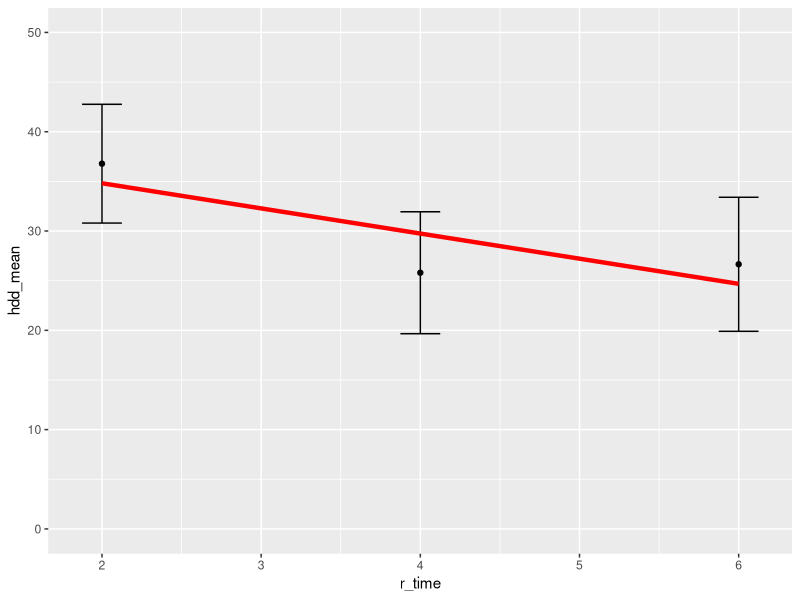

R code for this plot:
## ---- chunk 1
#| message: false
#| warning: false

library(tidyverse)
library(lme4)
## ---- chunk 2
d_long <- read_csv("repeated_measures.csv", col_types = cols()) |> 
  filter(dyad == "Patient") |> 
  select(-dyad) |> 
  filter(time > 0) |> 
  glimpse()

d_long |> print(n = 10)
## ---- chunk 3
d_wide <- d_long |> 
  select(study_id, arm, time, hdd) |> 
  pivot_wider(names_from = time, values_from = hdd) |> 
  rename(time1 = `1`,
         time2 = `2`, 
         time3 = `3`) |> 
  glimpse()

d_wide |> print(n = 10)
## ---- chunk 4
(helmert2 = matrix(c(-.5, .5), ncol = 1, dimnames = list(c("time1", "time2"), c("t2v1"))))
(helmert3 = matrix(c(-2/3, 1/3, 1/3, 0, -.5, .5), ncol = 2, dimnames = list(c("time1", "time2", "time3"), c("t32v1", "t3v2"))))
## ---- chunk 5
d2_long <- d_long |> 
  filter(time < 3) |> 
  glimpse()

d2_wide <- d_wide |> 
  select(-time3) |> 
  glimpse()
## ---- chunk 6

d_wide |> 
  mutate(diff = time2 - time1) |> 
  lm(diff ~ 1, data = _) |> 
  summary()
## ---- chunk 7
d_wide |> 
  mutate(ave = (time2 + time1) / 2) |> 
  lm(ave ~ 1, data = _) |> 
  summary()
## ---- chunk 8
d2_long <- d2_long |> 
  mutate(time_2v1 = if_else(time == 1, -.5, .5)) |>
  glimpse()

d2_long |> print(n = 10)
## ---- chunk 9
m2a <- d2_long |> 
  lmer(hdd ~ time_2v1 + (1 | study_id), data = _)

m2a

m2a |> 
  car::Anova(type = 3, test = "F")
## ---- chunk 10
d2_long <- d2_long |> 
  mutate(time = factor(time, labels = c("time1", "time2")))
## ---- chunk 11
contrasts(d2_long$time)
contrasts(d2_long$time) <- helmert2
contrasts(d2_long$time)
## ---- chunk 12
m2b <- d2_long |> 
  lmer(hdd ~ time + (1 | study_id), data = _)

m2b

m2b |> 
  car::Anova(type = 3, test = "F")
## ---- chunk 13
d_long <- d_long |> 
  mutate(time = factor(time, labels = c("time1", "time2", "time3")))

contrasts(d_long$time)
contrasts(d_long$time) <- helmert3
contrasts(d_long$time)
## ---- chunk 14
m_afex <- d_long |> 
  afex::aov_car(hdd ~ time + Error(study_id/time), data = _)

summary(m_afex)
## ---- chunk 15
anova(m_afex, correction = "none")
anova(m_afex, correction = "GG")
anova(m_afex, correction = "HF")
## ---- chunk 16
(means <- emmeans::emmeans(m_afex, ~ time))
emmeans::contrast(means, list(t32v1 = c(-1, .5, .5), t3v2 = c(0,-1,1))) 
## ---- chunk 17
d_wide |> 
  mutate(diff_23v1 = (time2 + time3) / 2 - time1) |> 
  lm(diff_23v1 ~ 1, data = _) |> 
  summary()

d_wide |>
  mutate(diff_3v2 = time3 - time2) |> 
  lm(diff_3v2 ~ 1, data = _) |> 
  summary()
## ---- chunk 18
d_wide |> 
  mutate(ave = (time1 + time2 + time3) / 3) |> 
  lm(ave ~ 1, data = _) |> 
  summary()
## ---- chunk 19
m3a<- d_long |> 
  lmer(hdd ~ time + (1 | study_id), data = _)

m3a

m3a |> car::Anova(type = 3, test = "F")
## ---- chunk 20
d_long <- d_long |> 
  mutate(time_32v1 = case_match(time,
                                "time1" ~ -2/3,
                                c("time2", "time3") ~ 1/3),
         time_3v2 = case_match(time, 
                               "time1" ~ 0,
                               "time2" ~ -.5,
                               "time3" ~ .5))

d_long |> print(n = 10)
## ---- chunk 21
m3b <- d_long |> 
  lme4::lmer(hdd ~ time_32v1 + time_3v2 + (1 | study_id), data = _)

m3b

m3b |> 
  car::Anova(type = 3, test = "F")
## ---- chunk 22
d_long <- d_long |> 
  mutate(r_time = as.numeric(time) * 2,  # for 2, 4, and 6 months
         c_time = r_time - 2) |> 
  glimpse()
## ---- chunk 23
m_raw <- d_long |> 
  lmer(hdd ~ r_time + (1 + r_time | study_id), data = _)

m_raw

m_raw |> 
  car::Anova(type = 3, test = "F")
## ---- chunk 24
m_center <- d_long |> 
  lmer(hdd ~ c_time + (1 + c_time | study_id), data = _)

m_center

m_center |> 
  car::Anova(type = 3, test = "F")
## ---- chunk 25
d_long <- d_long |> 
  mutate(c_time2 = c_time^2) |> 
  glimpse()
## ---- chunk 26
m_poly <- d_long |> 
  lmer(hdd ~ c_time + c_time2 + (1 | study_id), data = _)

m_poly

m_poly |> 
  car::Anova(type = 3, test = "F")
## ---- chunk 27
# we can add the means from raw data to plot and then superimpose the fitted model
d_plot <- d_long |> 
  group_by(r_time) |> 
  summarize(hdd_mean = mean(hdd), hdd_se = sd(hdd)/ sqrt(length(hdd)))

d_plot <- d_plot |> 
  mutate(hdd_pred = predict(m_raw, newdata = d_plot, re.form = NA)) |> 
  glimpse()

d_plot |> 
  ggplot(aes(x = r_time)) +
    geom_errorbar(aes(ymin = hdd_mean - hdd_se, ymax = hdd_mean + hdd_se),
                  width = .25) +
    geom_point(aes(y = hdd_mean)) +
    geom_line(aes(y = hdd_pred), color = "red", linewidth = 1.5) +
    ylim(0, 50)
